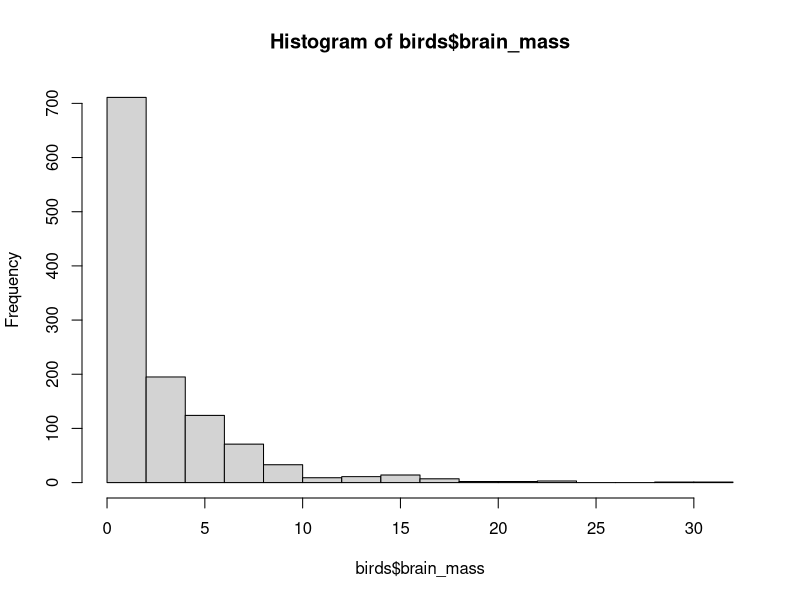
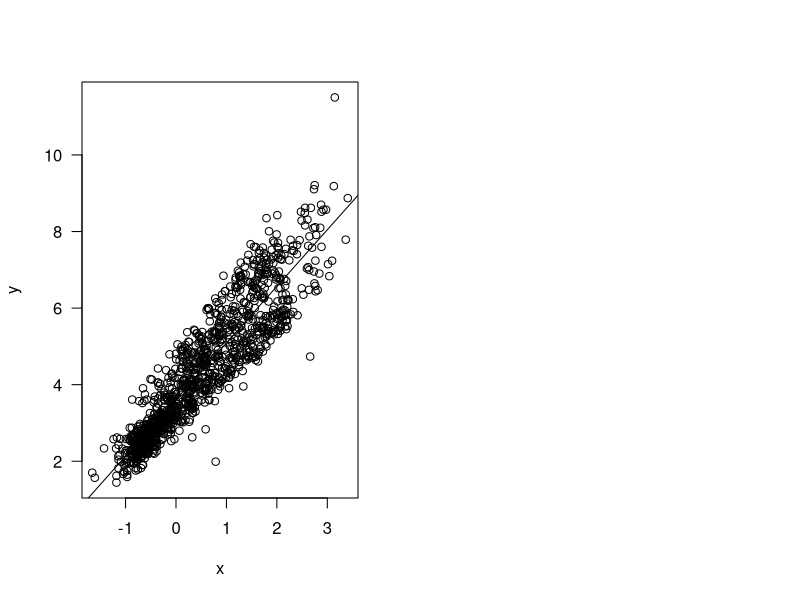

Reproduce these figures in R, in order.
rm(list=ls())
birds = read.csv("bird_allometry.csv", header=TRUE, sep=",") #if the file had the header, use header=TRUE
head(birds)

names(birds)
birds$Sex = as.factor(birds$Sex) #calculate the data of m and f, so the summary of the birds show the numbers of f and m
summary(birds)

hist(birds$brain_mass) #because the histogram of have really high number and also low, it's best to log them

brain=birds[3] #Cai nay dem thanh mot file khac, thanh column
body=birds[4]

a <- birds$brain_mass #Cai nay thanh vector
b <- birds$body_mass
x <- log(a)
y <- log(b)

m = lm(y~x)




cf = summary(m)$coef
predvals = cf[1,1] + cf[2,1]*x
par(mfrow=c(1,2))
plot(x, y, las=1)
abline(m)





